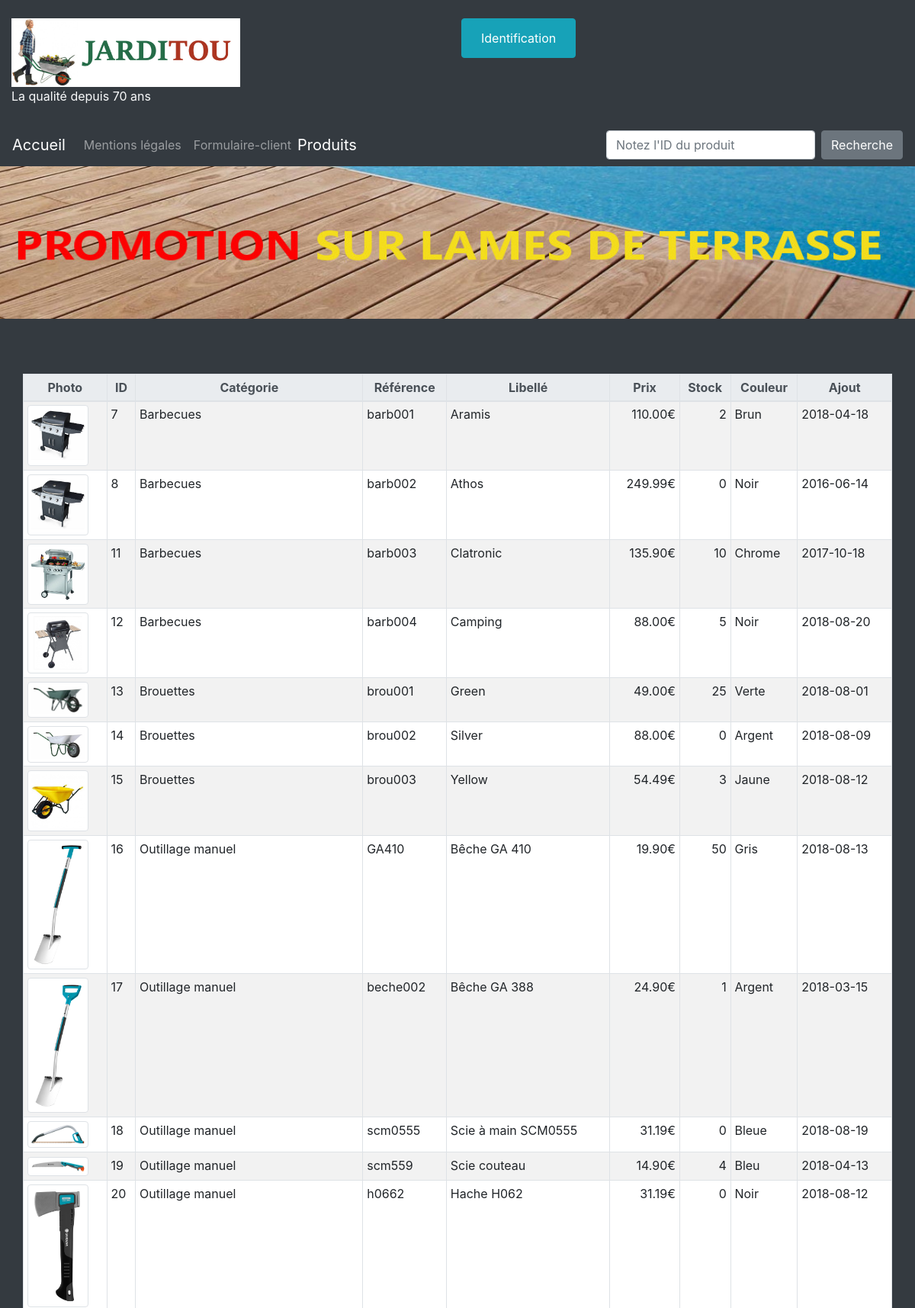
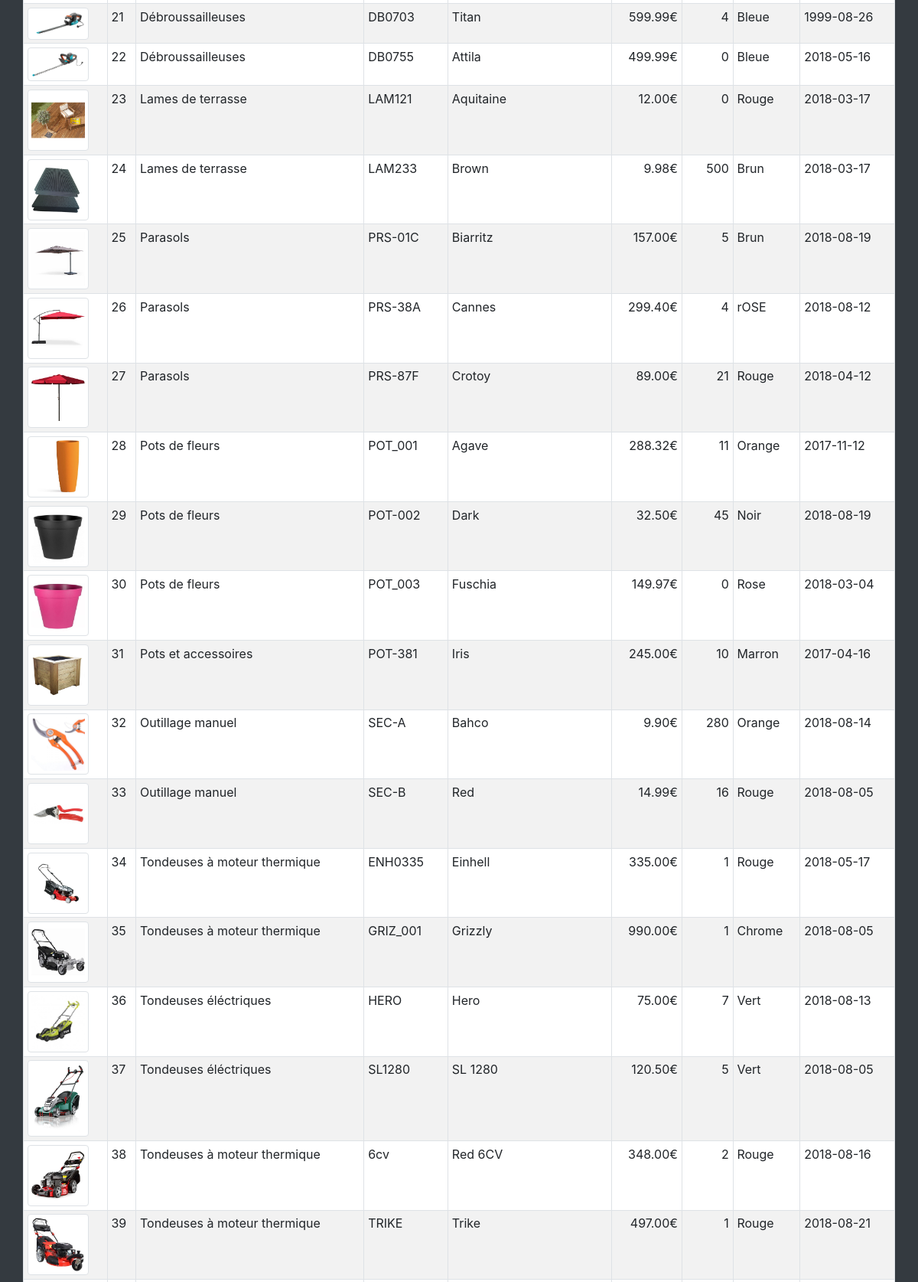
The app's page /views/products.php (upper part) with its own data (2 pictures, top to bottom).
### tables this page shows
CREATE TABLE IF NOT EXISTS `produits` (
  `pro_id` int(10) UNSIGNED NOT NULL AUTO_INCREMENT COMMENT 'Clé de la table produits',
  `pro_cat_id` int(10) UNSIGNED NOT NULL COMMENT 'Catégorie du produit',
  `pro_ref` varchar(10) NOT NULL COMMENT 'Référence produit',
  `pro_libelle` varchar(200) NOT NULL COMMENT 'Nom du produit',
  `pro_description` varchar(1000) DEFAULT NULL COMMENT 'Description du produit',
  `pro_prix` decimal(6,2) UNSIGNED NOT NULL COMMENT 'Prix ',
  `pro_stock` int(11) NOT NULL DEFAULT '0' COMMENT 'Nombre d''unités en stock',
  `pro_couleur` varchar(30) DEFAULT NULL COMMENT 'Couleur',
  `pro_photo` varchar(4) DEFAULT 'jpg' COMMENT 'Extension de la photo',
  `pro_d_ajout` date NOT NULL COMMENT 'Date d''ajout',
  `pro_d_modif` datetime DEFAULT NULL COMMENT 'Date de modification',
  `pro_bloque` tinyint(1) DEFAULT NULL COMMENT 'Bloquer le produit à la vente',
  PRIMARY KEY (`pro_id`),
  UNIQUE KEY `idx_pro_ref` (`pro_ref`),
  KEY `fk_produits_cat_id` (`pro_cat_id`)
);

CREATE TABLE IF NOT EXISTS `categories` (
  `cat_id` int(10) UNSIGNED NOT NULL AUTO_INCREMENT COMMENT 'Clé de la table catégorie',
  `cat_nom` varchar(200) NOT NULL COMMENT 'Nom de la catégorie',
  `cat_parent` int(10) UNSIGNED DEFAULT NULL COMMENT 'Catégorie parente',
  PRIMARY KEY (`cat_id`),
  KEY `fk_categories_cat_parent` (`cat_parent`)
);

### model/modProducts.php (called while the page is built)
<?php
$selectProduits = 'SELECT * FROM `produits`
                INNER JOIN `categories`
                ON produits.pro_cat_id = categories.cat_id';
$requeteProduits = $db->query($selectProduits);
$fetchProduits = $requeteProduits->fetchAll(PDO::FETCH_OBJ);
?>

### views/products.php (the view, shortened to what this page needs)
<?php
include ('header1headSession.php'); ?>
    <?php
include ('header2bodyImg.php');
include ('header3Navbar.php');
include ('../controler/connexionBase.php');
include ('../model/modProducts.php');
?>
<div class="container-fluid bg-dark">
    <br><br>
    <div class="table table-responsive">
        <br>
        <table class="container table table-bordered table-striped table-sm table-hover">
            <thead class="thead-light">
                <tr>
                    <th class="text-center">Photo</th>
                    <th class="text-center">ID</th>
                    <th class="text-center">Catégorie</th>
                    <th class="text-center">Référence</th>
                    <th class="text-center">Libellé</th>
                    <th class="text-center">Prix</th>
                    <th class="text-center">Stock</th>
                    <th class="text-center">Couleur</th>
                    <th class="text-center">Ajout</th>
                </tr>
            </thead>
            <tbody>
            <?php
                foreach($fetchProduits as $prod)
                { ?>
                    <tr>
		    <td><a href="formulaireUpdate.php?pro_id=<?php echo $prod->pro_id ?>">
                            <img class="img-thumbnail" height="80px" width="80px" src="../assets/img/<?php echo $prod->pro_id . "." . $prod->pro_photo ?>"></a></td>
			    <td><?php echo $prod->pro_id ?></td>
      <td><?php echo $prod->cat_nom ?></td>
	    <td><?php echo $prod->pro_ref ?></td>
	    <td><?php echo $prod->pro_libelle ?></td>
		    <td class="text-right"><?php echo $prod->pro_prix ?>€</td>
		    <td class="text-right"><?php echo $prod->pro_stock ?></td>
	    <td><?php echo $prod->pro_couleur ?></td>
		<td><?php echo $prod->pro_d_ajout ?></td>
                    </tr>
                    <?php
                } ?>
            </tbody>
        </table>
    </div><br>
</div>
</body>
</html>

### views/header1headSession.php (shortened to what this page needs)
<?php
$page = strrchr($_SERVER['SCRIPT_NAME'], '/');
?>
<!DOCTYPE html>
<html>
<head>
    <link rel="stylesheet" href="https://stackpath.bootstrapcdn.com/bootstrap/4.1.3/css/bootstrap.min.css">

### views/header2bodyImg.php (shortened to what this page needs)
<?php
if ($page == '/index.php')
{ ?>
    <link rel="stylesheet" href="assets/css/header.css">
    <?php
} else
{ ?>
    <link rel="stylesheet" href="../assets/css/header.css">
    <?php
} ?>
</head>
<body>
<div class="container-fluid bg-dark">
<br>
    <div class="form-row"><br>
        <div class="col-lg-6">
            <?php
            if ($page == '/index.php')
            { ?>
                <img src="assets/img/jarditou_logo.jpg" title="logo Jarditou" width="300" style="height:auto;">
                <?php
            } else
            {
                if ( ($page == '/msgLogError1.php') || ($page == '/msgLogError2.php') || ($page == '/msgProductCreate.php') || ($page == '/msgProductDelete1.php') || ($page == '/msgProductDelete2.php') || ($page == '/msgProductUpdate.php') || ($page == '/msgRegistSame.php') || ($page == '/msgRegistValid.php') || ($page == '/login.php') || ($page == '/logRegist.php') )
                { ?>
                    <a href="../index.php" title="lien vers la page d'accueil de Jarditou"><img src="../assets/img/jarditou_logo.jpg" width="300"></a><br>
                    <?php
                } else
                { ?>
                    <img src="../assets/img/jarditou_logo.jpg" title="logo Jarditou" width="300">
                    <?php
                }
            }
        ?>
            <br><span class="text-light">La qualité depuis 70 ans</span><br><br>
        </div>
        <div class="col-lg-2">
        <?php
            if (($page == '/msgLogError1.php') || ($page == '/msgLogError2.php') || ($page == '/msgProductCreate.php') || ($page == '/msgProductDelete1.php') || ($page == '/msgProductDelete2.php') || ($page == '/msgProductUpdate.php') || ($page == '/msgRegistSame.php') || ($page == '/msgRegistValid.php') || ($page == '/login.php') || ($page == '/logRegist.php') )
            {
            } else
            {
                if (!isset($_SESSION['login']) )
                { ?>
                    <button type="button" class="btn btn-info">
                        <span>
                            <a class="btn btn-info" id="login" href="logRegist.php">Identification</a>
                        </span>
                    </button>
                <?php
                }
            }?>
        </div>
    </div>
</div>

### views/header3Navbar.php (shortened to what this page needs)
<nav class="navbar navbar-expand-lg navbar-dark bg-dark">
    <?php
    if ($page == '/index.php')
    { ?>
        <a class="navbar-brand" href="index.php">Accueil</a>
            <button class="navbar-toggler" type="button" data-toggle="collapse" data-target="#navbarSupportedContent" aria-controls="navbarSupportedContent" aria-expanded="false" aria-label="Toggle navigation">
                <span class="navbar-toggler-icon"></span>
            </button>
        <div class="collapse navbar-collapse" id="navbarSupportedContent">
            <ul class="navbar-nav mr-auto">
                <li class="nav-item">
                    <a class="nav-link" href="views/mentionsLegales.php">Mentions légales</a>
                </li>
                <li class="nav-item">
                    <a class="nav-link" href="views/formulaireClient.php">Formulaire-client</a>
                </li>
                <li class="nav-item active">
                    <?php
                    if ( isset($_SESSION['use_rol_id']) && ($_SESSION['use_rol_id'] == 1) )
                    { ?>
                        <button type="button" class="btn btn-info">
                            <a class="navbar-brand" href="views/products.php">Produits</a>
                        </button>
                        <?php
                    } else
                    { ?>
                        <a class="navbar-brand" href="views/products.php">Produits</a>
                        <?php
                    } ?>
                </li>
            </ul>
            <form class="form-inline my-2 my-lg-0" action="views/recherch.php" method="POST">
                <input name="pro_id" type="text" class="form-control mr-sm-2" placeholder="Notez l'ID du produit">
                <button type="submit" class="btn btn-secondary my-2 my-sm-0">Recherche</button>
            </form>
        </div>
</nav>
        <img src="assets/img/promotion.jpg" title="promotion sur les lames de terrasse" class="bandeau-image">
        <?php
    } else
    { ?>
        <a class="navbar-brand" href="../index.php">Accueil</a>
        <div class="collapse navbar-collapse" id="navbarSupportedContent">
            <ul class="navbar-nav mr-auto">
                <li class="nav-item">
                    <a class="nav-link" href="mentionsLegales.php">Mentions légales</a>
                </li>
                <li class="nav-item">
                    <a class="nav-link" href="formulaireClient.php">Formulaire-client</a>
                </li>
                <li class="nav-item">
                <?php
                    if ( isset($_SESSION['use_rol_id']) && ($_SESSION['use_rol_id'] == 1) )
                    { ?>
                        <button type="button" class="btn btn-info">
                            <a class="navbar-brand" href="products.php">Produits</a>
                        </button>
                        <?php
                    } else
                    { ?>
                        <a class="navbar-brand" href="products.php">Produits</a>
                        <?php
                    } ?>
                </li>
            </ul>
            <form class="form-inline my-2 my-lg-0" action="recherch.php" method="POST">
                <input name="pro_id" type="text" class="form-control mr-sm-2" placeholder="Notez l'ID du produit">
                <button type="submit" class="btn btn-secondary my-2 my-sm-0">Recherche</button>
            </form>
        </div>
</nav>
        <img src="../assets/img/promotion.jpg" title="promotion sur les lames de terrasse" class="bandeau-image" style="width:100%;">
        <?php
    } ?>

### assets/css/header.css (style rules this page uses)
.bandeau-image { width : 100%; height : 200px; }

### records on screen
produits: pro_id "7", pro_cat.cat_nom "Barbecues", pro_ref "barb001", pro_libelle "Aramis", pro_prix "110.00", pro_stock "2", pro_couleur "Brun", pro_d_ajout "2018-04-18"
produits: pro_id "8", pro_cat.cat_nom "Barbecues", pro_ref "barb002", pro_libelle "Athos", pro_prix "249.99", pro_stock "0", pro_couleur "Noir", pro_d_ajout "2016-06-14"
produits: shows a picture, pro_id "11", pro_cat.cat_nom "Barbecues", pro_ref "barb003", pro_libelle "Clatronic", pro_prix "135.90", pro_stock "10", pro_couleur "Chrome", pro_d_ajout "2017-10-18"
produits: shows a picture, pro_id "12", pro_cat.cat_nom "Barbecues", pro_ref "barb004", pro_libelle "Camping", pro_prix "88.00", pro_stock "5", pro_couleur "Noir", pro_d_ajout "2018-08-20"
produits: shows a picture, pro_id "13", pro_cat.cat_nom "Brouettes", pro_ref "brou001", pro_libelle "Green", pro_prix "49.00", pro_stock "25", pro_couleur "Verte", pro_d_ajout "2018-08-01"
produits: shows a picture, pro_id "14", pro_cat.cat_nom "Brouettes", pro_ref "brou002", pro_libelle "Silver", pro_prix "88.00", pro_stock "0", pro_couleur "Argent", pro_d_ajout "2018-08-09"
produits: shows a picture, pro_id "15", pro_cat.cat_nom "Brouettes", pro_ref "brou003", pro_libelle "Yellow", pro_prix "54.49", pro_stock "3", pro_couleur "Jaune", pro_d_ajout "2018-08-12"
produits: shows a picture, pro_id "16", pro_cat.cat_nom "Outillage manuel", pro_ref "GA410", pro_libelle "Bêche GA 410", pro_prix "19.90", pro_stock "50", pro_couleur "Gris", pro_d_ajout "2018-08-13"
produits: shows a picture, pro_id "17", pro_cat.cat_nom "Outillage manuel", pro_ref "beche002", pro_libelle "Bêche GA 388", pro_prix "24.90", pro_stock "1", pro_couleur "Argent", pro_d_ajout "2018-03-15"
produits: shows a picture, pro_id "18", pro_cat.cat_nom "Outillage manuel", pro_ref "scm0555", pro_libelle "Scie à main SCM0555", pro_prix "31.19", pro_stock "0", pro_couleur "Bleue", pro_d_ajout "2018-08-19"
produits: shows a picture, pro_id "19", pro_cat.cat_nom "Outillage manuel", pro_ref "scm559", pro_libelle "Scie couteau", pro_prix "14.90", pro_stock "4", pro_couleur "Bleu", pro_d_ajout "2018-04-13"
produits: shows a picture, pro_id "20", pro_cat.cat_nom "Outillage manuel", pro_ref "h0662", pro_libelle "Hache H062", pro_prix "31.19", pro_stock "0", pro_couleur "Noir", pro_d_ajout "2018-08-12"
produits: shows a picture, pro_id "21", pro_cat.cat_nom "Débroussailleuses", pro_ref "DB0703", pro_libelle "Titan", pro_prix "599.99", pro_stock "4", pro_couleur "Bleue", pro_d_ajout "1999-08-26"
produits: shows a picture, pro_id "22", pro_cat.cat_nom "Débroussailleuses", pro_ref "DB0755", pro_libelle "Attila", pro_prix "499.99", pro_stock "0", pro_couleur "Bleue", pro_d_ajout "2018-05-16"
produits: shows a picture, pro_id "23", pro_cat.cat_nom "Lames de terrasse", pro_ref "LAM121", pro_libelle "Aquitaine", pro_prix "12.00", pro_stock "0", pro_couleur "Rouge", pro_d_ajout "2018-03-17"
produits: shows a picture, pro_id "24", pro_cat.cat_nom "Lames de terrasse", pro_ref "LAM233", pro_libelle "Brown", pro_prix "9.98", pro_stock "500", pro_couleur "Brun", pro_d_ajout "2018-03-17"
produits: shows a picture, pro_id "25", pro_cat.cat_nom "Parasols", pro_ref "PRS-01C", pro_libelle "Biarritz", pro_prix "157.00", pro_stock "5", pro_couleur "Brun", pro_d_ajout "2018-08-19"
produits: shows a picture, pro_id "26", pro_cat.cat_nom "Parasols", pro_ref "PRS-38A", pro_libelle "Cannes", pro_prix "299.40", pro_stock "4", pro_couleur "rOSE", pro_d_ajout "2018-08-12"
produits: shows a picture, pro_id "27", pro_cat.cat_nom "Parasols", pro_ref "PRS-87F", pro_libelle "Crotoy", pro_prix "89.00", pro_stock "21", pro_couleur "Rouge", pro_d_ajout "2018-04-12"
produits: shows a picture, pro_id "28", pro_cat.cat_nom "Pots de fleurs", pro_ref "POT_001", pro_libelle "Agave", pro_prix "288.32", pro_stock "11", pro_couleur "Orange", pro_d_ajout "2017-11-12"
produits: shows a picture, pro_id "29", pro_cat.cat_nom "Pots de fleurs", pro_ref "POT-002", pro_libelle "Dark", pro_prix "32.50", pro_stock "45", pro_couleur "Noir", pro_d_ajout "2018-08-19"
produits: shows a picture, pro_id "30", pro_cat.cat_nom "Pots de fleurs", pro_ref "POT_003", pro_libelle "Fuschia", pro_prix "149.97", pro_stock "0", pro_couleur "Rose", pro_d_ajout "2018-03-04"
produits: shows a picture, pro_id "31", pro_cat.cat_nom "Pots et accessoires", pro_ref "POT-381", pro_libelle "Iris", pro_prix "245.00", pro_stock "10", pro_couleur "Marron", pro_d_ajout "2017-04-16"
produits: shows a picture, pro_id "32", pro_cat.cat_nom "Outillage manuel", pro_ref "SEC-A", pro_libelle "Bahco", pro_prix "9.90", pro_stock "280", pro_couleur "Orange", pro_d_ajout "2018-08-14"
produits: shows a picture, pro_id "33", pro_cat.cat_nom "Outillage manuel", pro_ref "SEC-B", pro_libelle "Red", pro_prix "14.99", pro_stock "16", pro_couleur "Rouge", pro_d_ajout "2018-08-05"
produits: shows a picture, pro_id "34", pro_cat.cat_nom "Tondeuses à moteur thermique", pro_ref "ENH0335", pro_libelle "Einhell", pro_prix "335.00", pro_stock "1", pro_couleur "Rouge", pro_d_ajout "2018-05-17"
produits: shows a picture, pro_id "35", pro_cat.cat_nom "Tondeuses à moteur thermique", pro_ref "GRIZ_001", pro_libelle "Grizzly", pro_prix "990.00", pro_stock "1", pro_couleur "Chrome", pro_d_ajout "2018-08-05"
produits: shows a picture, pro_id "36", pro_cat.cat_nom "Tondeuses éléctriques", pro_ref "HERO", pro_libelle "Hero", pro_prix "75.00", pro_stock "7", pro_couleur "Vert", pro_d_ajout "2018-08-13"
produits: shows a picture, pro_id "37", pro_cat.cat_nom "Tondeuses éléctriques", pro_ref "SL1280", pro_libelle "SL 1280", pro_prix "120.50", pro_stock "5", pro_couleur "Vert", pro_d_ajout "2018-08-05"
produits: shows a picture, pro_id "38", pro_cat.cat_nom "Tondeuses à moteur thermique", pro_ref "6cv", pro_libelle "Red 6CV", pro_prix "348.00", pro_stock "2", pro_couleur "Rouge", pro_d_ajout "2018-08-16"
produits: shows a picture, pro_id "39", pro_cat.cat_nom "Tondeuses à moteur thermique", pro_ref "TRIKE", pro_libelle "Trike", pro_prix "497.00", pro_stock "1", pro_couleur "Rouge", pro_d_ajout "2018-08-21"
